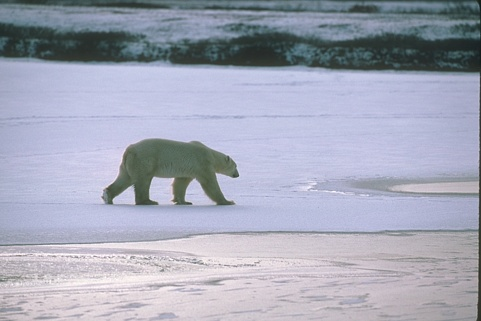
//> input picture opencv_gpb/test_imgs/100007.jpg, 481 x 321 px
$ ./SobelEdgeDetection opencv_gpb/test_imgs/100007.jpg   (built with g++ and OpenCV 4)
//> lines starting //> are read from the running program, lines starting //| are printed output that depends on the picture
//> further down, image is the input picture: 321 rows x 481 cols, CV_8UC3; mean B, G, R 183.7, 167.6, 164.2
#include <iostream>
#include <cassert>
#include <boost/filesystem.hpp>
#include <opencv2/opencv.hpp>
#include <opencv2/imgproc/imgproc.hpp>
using namespace cv;
using namespace std;

Mat ProcessSingleImage(Mat src) {
    assert(src.data);

    Mat edges; cvtColor(src, edges, CV_BGR2GRAY);
//> after `cvtColor(src, edges, CV_BGR2GRAY)`:
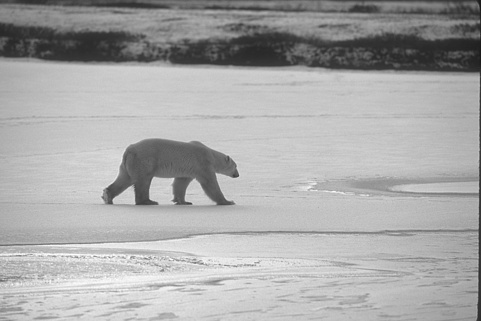
//> edges: 321 rows x 481 cols, CV_8UC1; min 26, max 254, mean 168.4
    blur(edges, edges, Size(3,3));

    Mat grad_x, grad_y;

    /// Gradient X
    Sobel(edges, grad_x, CV_16S, 1, 0);
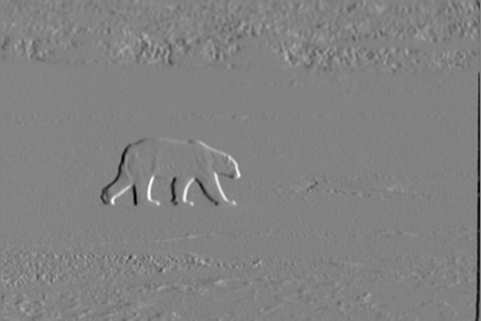
//> grad_x: 321 rows x 481 cols, CV_16SC1; min -340, max 324, mean -1.3; drawn with min black and max white
    convertScaleAbs(grad_x, grad_x);
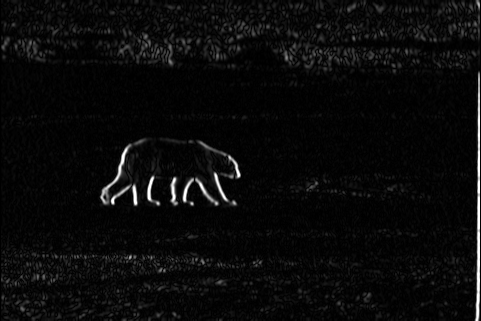
//> grad_x: 321 rows x 481 cols, CV_8UC1; min 0, max 255, mean 10.1

    /// Gradient Y
    Sobel(edges, grad_y, CV_16S, 0, 1);
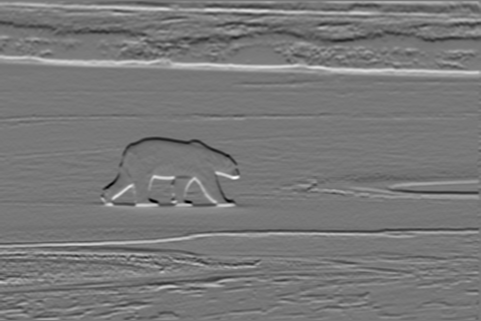
//> grad_y: 321 rows x 481 cols, CV_16SC1; min -314, max 353, mean 2.4; drawn with min black and max white
    convertScaleAbs(grad_y, grad_y);
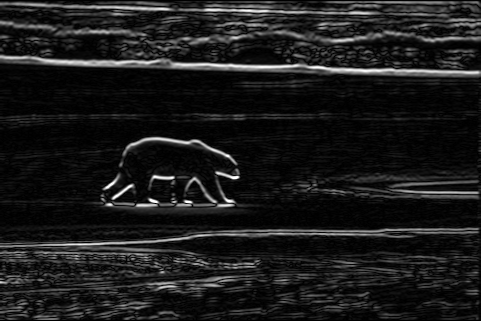
//> grad_y: 321 rows x 481 cols, CV_8UC1; min 0, max 255, mean 26.9

    /// Total Gradient (approximate)
    addWeighted(grad_x, 0.5, grad_y, 0.5, 0, edges);
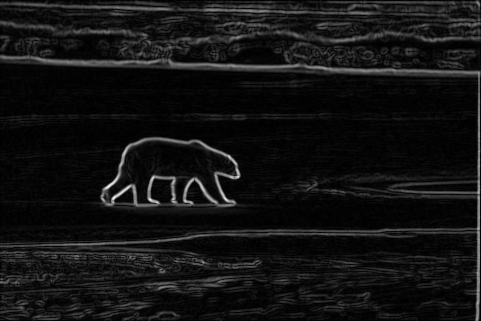
//> edges: 321 rows x 481 cols, CV_8UC1; min 0, max 245, mean 18.5
    return 255-edges;
}
int main(int argc, char** argv) {
    if (argc < 2) {
        cout << "Usage: " << argv[0]
             << " <image_paths> [output_folder (required if >1 image)]" << endl;
        return -1;
    }

    if (argc == 2) {
        Mat image = imread(argv[1], 1);
        namedWindow("Original Image", WINDOW_AUTOSIZE);
        imshow("Original Image", image);

        Mat processed = ProcessSingleImage(image);
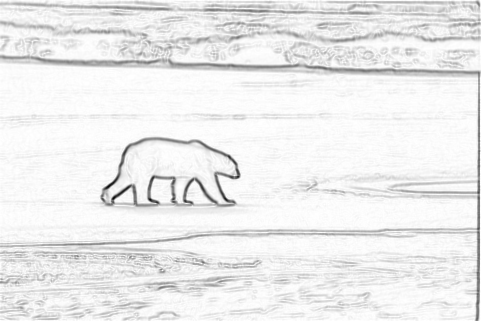
//> processed: 321 rows x 481 cols, CV_8UC1; min 10, max 255, mean 236.5
        namedWindow("Processed Image", WINDOW_AUTOSIZE);
        imshow("Processed Image", processed);
    } else {
        string output_dir(argv[argc-1]);
        if (string("/\\").find(output_dir[output_dir.size()-1]) == -1) {
            output_dir += "/";
        }
        boost::filesystem::create_directories(output_dir);
        for (int i=1; i < argc-1; i++) {
            string filename(argv[i]);
            cout << "Processing " << filename << endl;
            Mat image = imread(argv[i], 1);
            Mat processed = ProcessSingleImage(image);
            imwrite(output_dir + filename.substr(filename.find_last_of("/\\")+1),
                    processed);
        }
    }
    waitKey(0);
    return 0;
}

$ run again, on opencv_gpb/test_imgs/37073.jpg
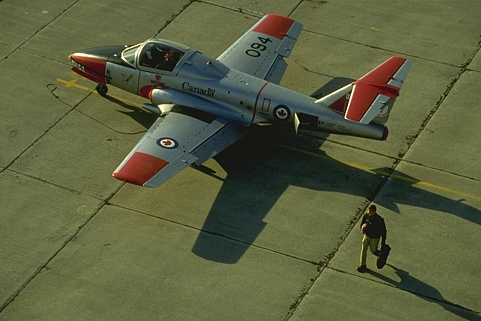
//> input picture opencv_gpb/test_imgs/37073.jpg, 481 x 321 px
//> image is the input picture: 321 rows x 481 cols, CV_8UC3; mean B, G, R 62.9, 95.5, 90.5
//> in ProcessSingleImage, `addWeighted(grad_x, 0.5, grad_y, 0.5, 0, edges);`:
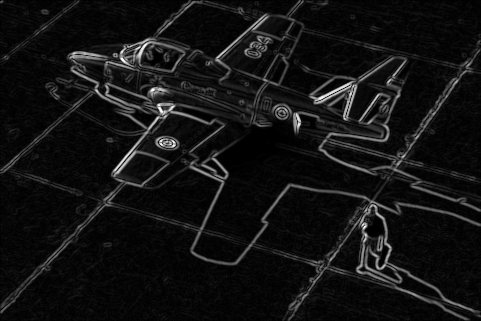
//> edges: 321 rows x 481 cols, CV_8UC1; min 0, max 255, mean 18.3
//> `Mat processed = ProcessSingleImage(image);`:
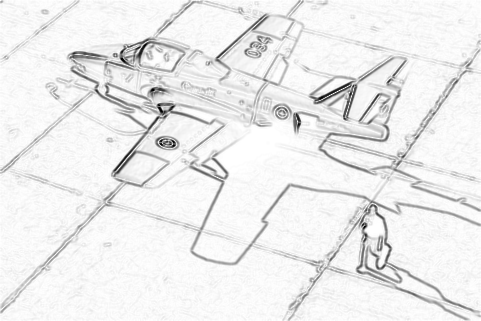
//> processed: 321 rows x 481 cols, CV_8UC1; min 0, max 255, mean 236.7

$ run again, on opencv_gpb/test_imgs/388016.jpg
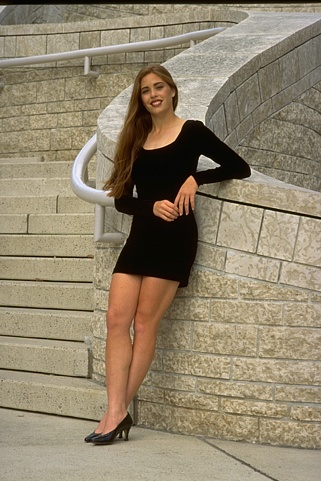
//> input picture opencv_gpb/test_imgs/388016.jpg, 321 x 481 px
//> image is the input picture: 481 rows x 321 cols, CV_8UC3; mean B, G, R 108.6, 132.4, 145.2
//> `Mat processed = ProcessSingleImage(image);`:
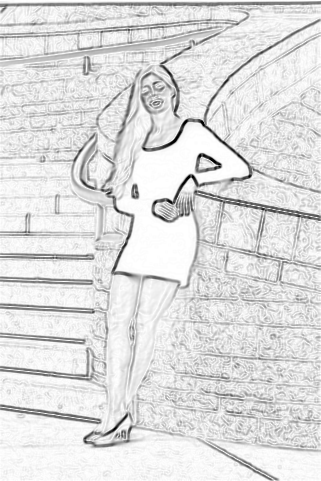
//> processed: 481 rows x 321 cols, CV_8UC1; min 0, max 255, mean 222.7
